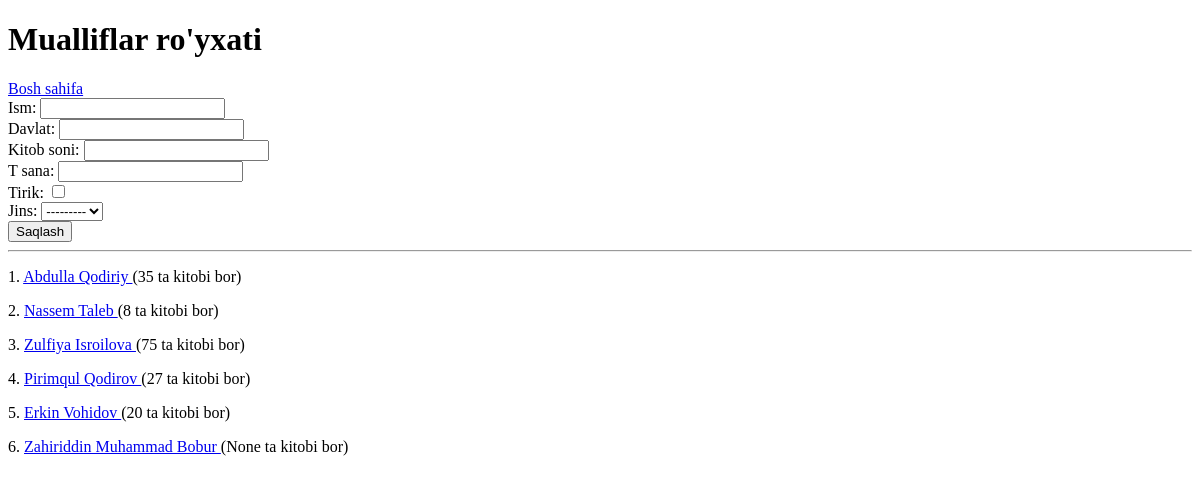
The page /mualliflar/ on the database as committed earlier.
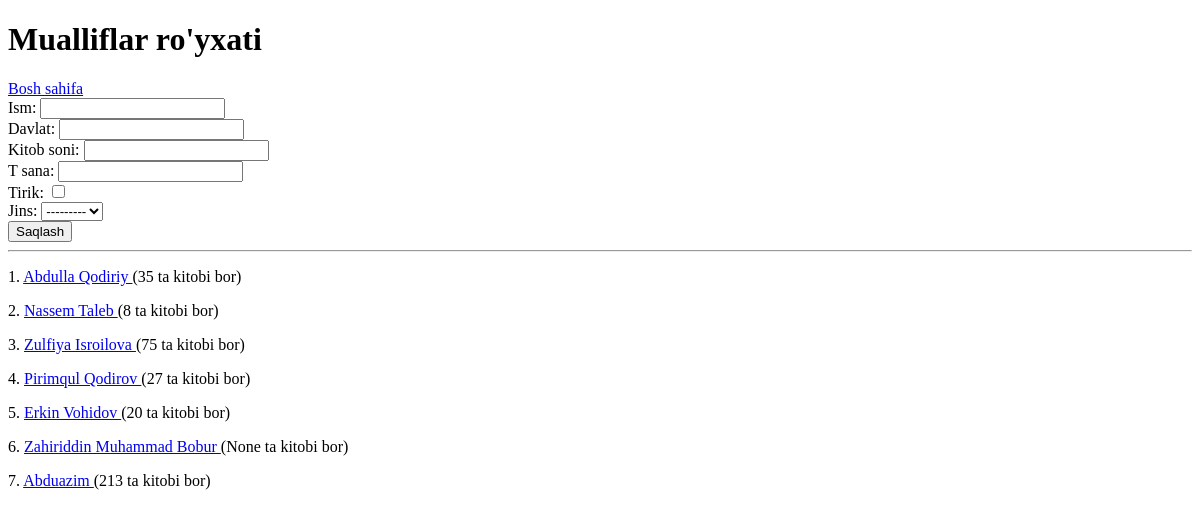
The same page on the database as committed later.
### main/models.py (models this page shows, shortened)
class Muallif(models.Model):
    JINS_CHOICES = (
        ('Erkak', "Erkak"),
        ('Ayol', 'Ayol')
    )
    ism = models.CharField(max_length=100)
    davlat = models.CharField(max_length=100)
    kitob_soni = models.PositiveSmallIntegerField(null=True, blank=True)
    t_sana = models.DateField()
    tirik = models.BooleanField(default=False)
    jins = models.CharField(max_length=10, choices=JINS_CHOICES)
    class Meta:
        verbose_name_plural = 'Mualliflar'

### main/views.py (the view)
# urls.py: path('mualliflar/', mualliflar_view, name='Mualliflar'),
def mualliflar_view(request):
    mualliflar= Muallif.objects.all()
    form = MuallifForm
    if request.method == "POST":
        muallif_form = MuallifForm(request.POST)
        if muallif_form.is_valid():
            muallif_form.save()
        return redirect('Mualliflar')
    context = {
        'mualliflar':mualliflar,
        "form": form,
    }
    return render(request, 'mualliflar.html', context)

### templates/mualliflar.html (shortened to what this page needs)
<!DOCTYPE html>
<html lang="en">
<head>
</head>
<body>
<h1>Mualliflar ro'yxati</h1>
<a href="/">Bosh sahifa</a>
<form method="post">
    {{ form }}
    <button>Saqlash</button>
</form>
<hr>
  {% for muallif in mualliflar %}
    <p>{{ forloop.counter }}. <a href="/mualliflar/{{ muallif.id}}/">{{ muallif.ism }} </a>({{ muallif.kitob_soni }} ta kitobi bor)</p>
  {% endfor %}
</body>
</html>

Rows that differ between the two databases and show on the page:
added Muallif: ism "Abduazim", kitob_soni "213"
